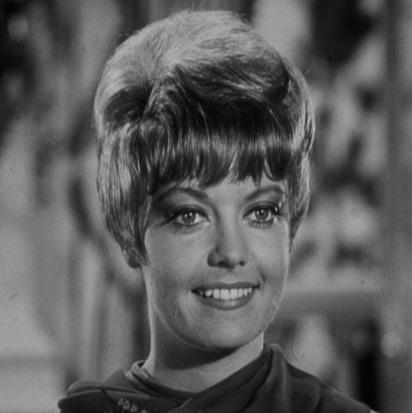
%> input picture Demo/matlab/2.png, 412 x 413 px
$ octave test_hist.m   (GNU Octave 9; MATLAB toolbox functions it lacks are replaced by stand-ins)
%> lines starting %> are read from the running program, lines starting %| are printed output that depends on the picture
im = imread('2.png');
%> im is the input picture: size 413x412 uint8; min 2, max 187, mean 91.2

h = zeros(256, 1);
for i=0:255
    h(i+1) = sum(im(:) == i);
end
%> after the loop, h = 256 values, max 1763 at index 120, min 0 at index 1, mean 664.7
h = h/sum(h);
%> h = 256 values, max 0.0104 at index 120, min 0 at index 1, mean 0.00391
plot(h,'.');
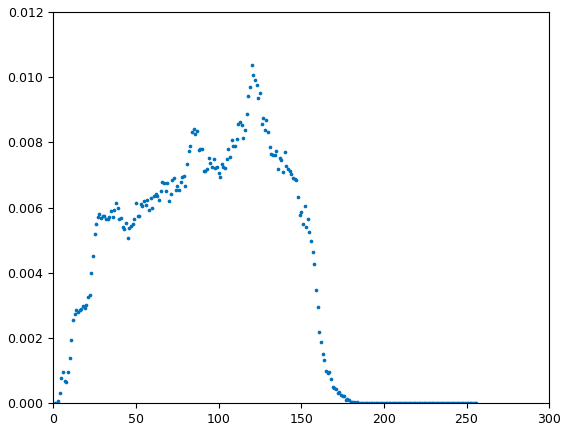
%> figure redrawn from the program's plot data; highest point at x = 120, y = 0.0104

imd = im;
for i=0:255
    idx=find(im==i);
    imd(idx)=sum(h(1:i+1))*255;
end
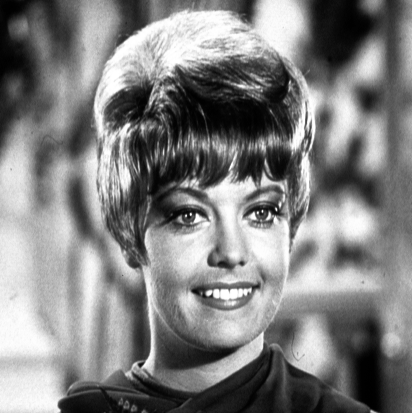
%> imd: size 413x412 uint8; min 0, max 255, mean 128.4
imd = uint8(imd);
figure;
subplot(1,2,1);
imshow(im);
subplot(1,2,2);
imshow(imd);

$ run again, with Demo/matlab/1.png copied over Demo/matlab/2.png
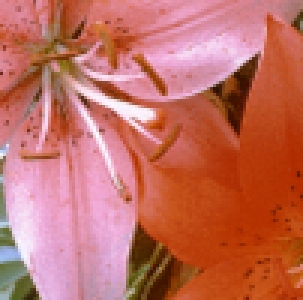
%> input picture Demo/matlab/1.png, 101 x 100 px (shown 3 times larger)
%> im is the input picture: size 100x101x3 uint8; mean R, G, B 194.1, 110.5, 97.5
%> after the loop `for i=0:255`: h = 256 values, max 292 at index 182, min 11 at index 255, mean 118.4
%> `h = h/sum(h);`: h = 256 values, max 0.00964 at index 182, min 0.000363 at index 255, mean 0.00391
%> `plot(h,'.');`:
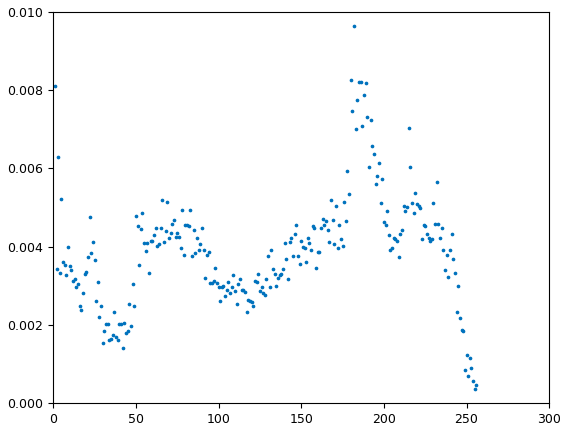
%> figure redrawn from the program's plot data; highest point at x = 182, y = 0.00964

$ run again, with Demo/matlab/3.png copied over Demo/matlab/2.png
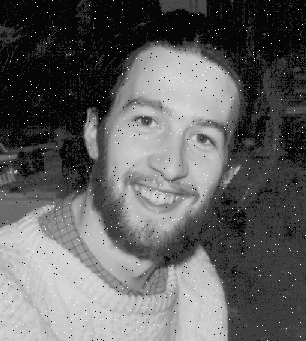
%> input picture Demo/matlab/3.png, 306 x 341 px
%> im is the input picture: size 341x306 uint8; min 0, max 255, mean 96.7
%> after the loop `for i=0:255`: h = 256 values, max 25117 at index 7, min 0 at index 2, mean 407.6
%> `h = h/sum(h);`: h = 256 values, max 0.241 at index 7, min 0 at index 2, mean 0.00391
%> `plot(h,'.');`:
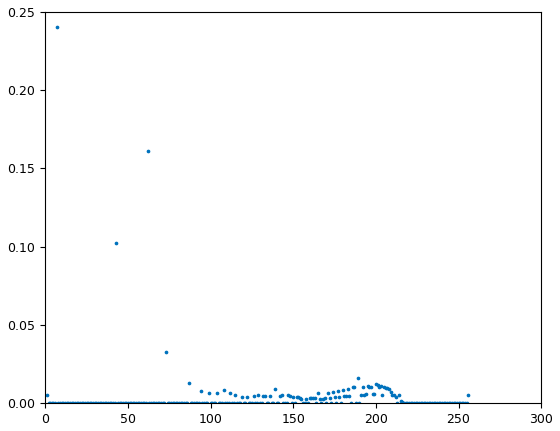
%> figure redrawn from the program's plot data; highest point at x = 7, y = 0.241
%> after the loop `for i=0:255`:
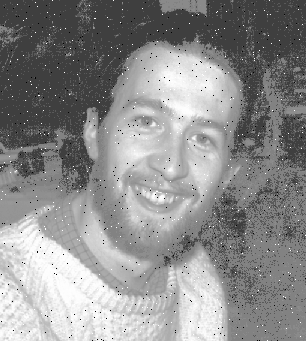
%> imd: size 341x306 uint8; min 1, max 255, mean 140.2

$ run again, with Demo/matlab/4.png copied over Demo/matlab/2.png
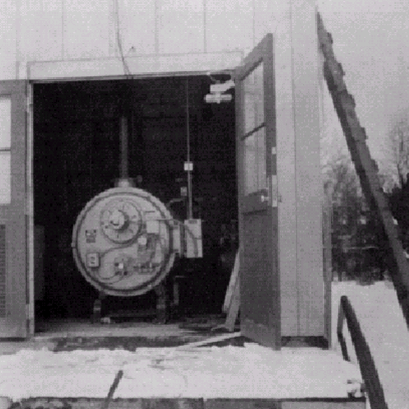
%> input picture Demo/matlab/4.png, 409 x 409 px
%> im is the input picture: size 409x409x3 uint8; mean R, G, B 117.4, 114.1, 117.4
%> after the loop `for i=0:255`: h = 256 values, max 17532 at index 208, min 0 at index 228, mean 1960.3
%> `h = h/sum(h);`: h = 256 values, max 0.0349 at index 208, min 0 at index 228, mean 0.00391
%> `plot(h,'.');`:
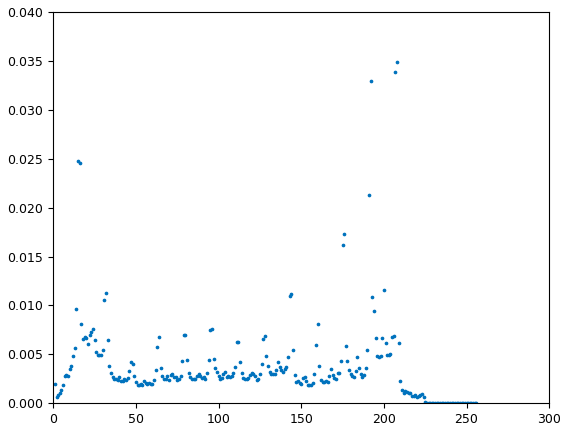
%> figure redrawn from the program's plot data; highest point at x = 208, y = 0.0349
%> after the loop `for i=0:255`:
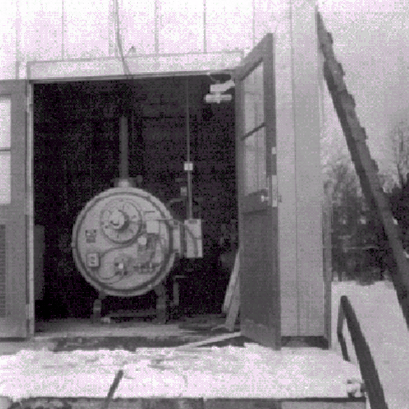
%> imd: size 409x409x3 uint8; mean R, G, B 130.6, 125.2, 130.6
